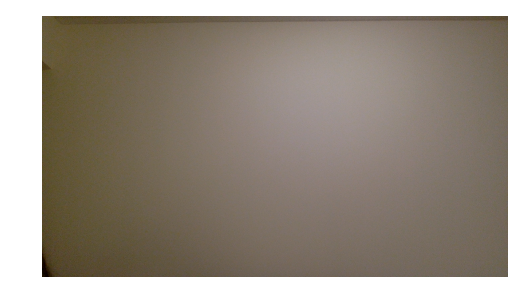
#> input picture 3/1.png, 516 x 307 px, given in place of the camera
$ jupyter execute --allow-errors YJ_a3.ipynb   (shell and % lines are left out)   (older library calls are emulated)   (text cells are left out)
#> lines starting #> are read from the running program, lines starting #| are printed output that depends on the picture
#> further down, ori is the input picture: shape (307, 516, 3); mean B, G, R 133.6, 144.8, 154
#> `ori = np.fliplr(ori)`:
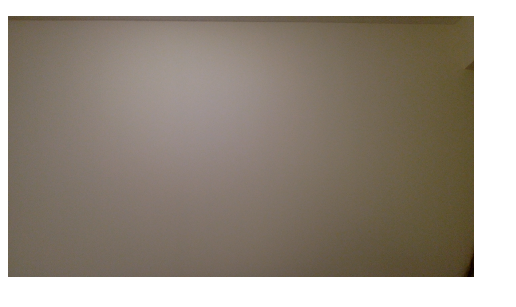
#> ori: shape (307, 516, 3); mean B, G, R 133.6, 144.8, 154
#> `frame = cv2.filter2D(frame, -1, blurKernel)`:
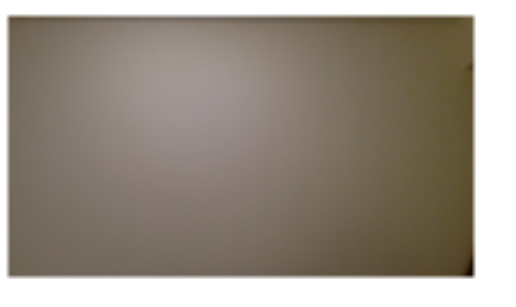
#> frame: shape (307, 516, 3); mean B, G, R 133.6, 144.8, 154
#> (key Esc is pressed here)
#> (key Esc is pressed here)
### 5/YJ_a5/helpers.py
import numpy as np
import matplotlib.pyplot as plt
import cv2

# helper functions

# convienient way to display inline images
def imshow(img, title = ''):
    # hide the x and y axis for images
    plt.axis('off')
    # RGB images are actually BGR in OpenCV, so convert before displaying
    if len(img.shape) == 3:
        plt.imshow(cv2.cvtColor(img, cv2.COLOR_BGR2RGB))
    # otherwise, assume it's grayscale and just display it
    else:
        plt.imshow(img, 'gray')
    # add a title if specified
    plt.title(title)
    plt.show()


# [2 lines that do not run on import are left out]

### 3/YJ_a3.ipynb
[cell 1]
import cv2
import time
import numpy as np
import matplotlib.pyplot as plt
from helpers import imshow

[cell 2]
camera = cv2.VideoCapture(0)
blurKernel = np.ones((5,5),np.float32) / 25
morKernel = np.ones((3,3),np.uint8) / 9
iterations = 3
#> (the rest of this cell did not finish here and is left out)
